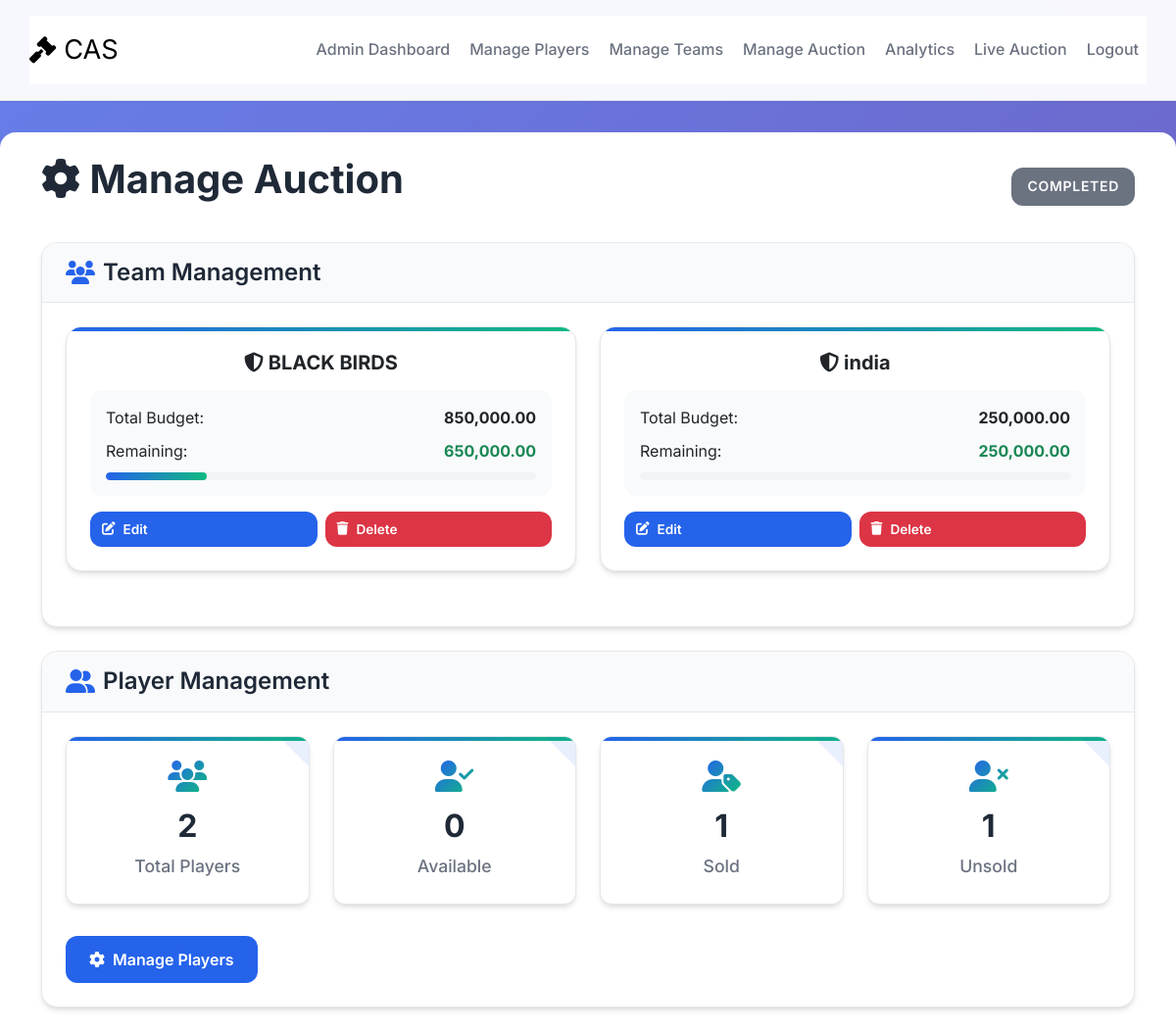
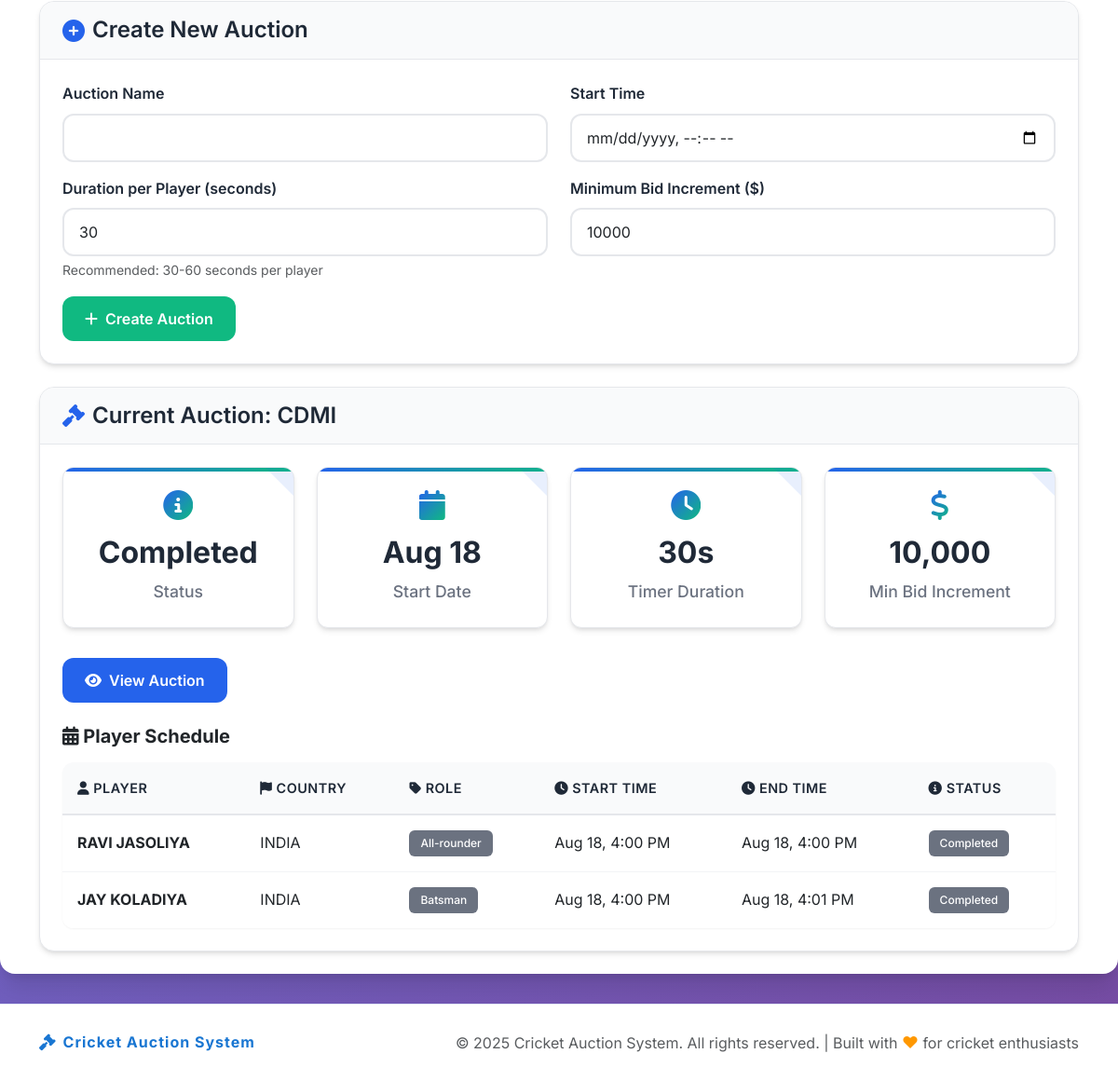
/admin/manage_auction.php (signed in), run on the app's committed database (2 pictures, top to bottom).
### tables this page shows
CREATE TABLE `auction` (
  `id` int(11) NOT NULL,
  `name` varchar(100) NOT NULL,
  `status` enum('Upcoming','Live','Completed','Paused') DEFAULT 'Upcoming',
  `start_time` datetime DEFAULT NULL,
  `end_time` datetime DEFAULT NULL,
  `current_player_id` int(11) DEFAULT NULL,
  `current_player_end_time` datetime DEFAULT NULL,
  `min_bid_increment` decimal(10,2) NOT NULL DEFAULT 10000.00,
  `timer_seconds` int(11) NOT NULL DEFAULT 30,
  `created_at` timestamp NOT NULL DEFAULT current_timestamp()
);

CREATE TABLE `teams` (
  `id` int(11) NOT NULL,
  `name` varchar(100) NOT NULL,
  `logo` varchar(255) DEFAULT NULL,
  `budget` decimal(10,2) NOT NULL,
  `remaining_budget` decimal(10,2) NOT NULL,
  `max_players` int(11) NOT NULL DEFAULT 25,
  `created_at` timestamp NOT NULL DEFAULT current_timestamp(),
  `role` text NOT NULL DEFAULT 'team'
);

CREATE TABLE `player_schedule` (
  `id` int(11) NOT NULL,
  `auction_id` int(11) NOT NULL,
  `player_id` int(11) NOT NULL,
  `start_time` datetime NOT NULL,
  `end_time` datetime NOT NULL,
  `created_at` timestamp NOT NULL DEFAULT current_timestamp()
);

CREATE TABLE `players` (
  `id` int(11) NOT NULL,
  `name` varchar(100) NOT NULL,
  `country` varchar(50) NOT NULL,
  `role` enum('Batsman','Bowler','All-rounder','Wicket-keeper') NOT NULL,
  `base_price` decimal(10,2) NOT NULL,
  `image` varchar(255) DEFAULT NULL,
  `specialty` varchar(255) DEFAULT NULL,
  `statistics` text DEFAULT NULL,
  `status` enum('Available','Sold','Unsold') DEFAULT 'Available',
  `sold_to` int(11) DEFAULT NULL,
  `sold_price` decimal(10,2) DEFAULT NULL,
  `age` int(11) NOT NULL DEFAULT 22,
  `created_at` timestamp NOT NULL DEFAULT current_timestamp()
);

### admin/manage_auction.php (the view, shortened to what the rows shown need)
<?php
require_once '../config/database.php';
require_once '../config/functions.php';
$teams = getTeams();
$auction = getAuction();
$schedules = [];
if ($auction) {
    $stmt = $pdo->prepare("SELECT ps.*, p.name AS player_name, p.country, p.role
                          FROM player_schedule ps
                          JOIN players p ON ps.player_id = p.id
                          WHERE ps.auction_id = ?
                          ORDER BY ps.start_time");
    $stmt->execute([$auction['id']]);
    $schedules = $stmt->fetchAll(PDO::FETCH_ASSOC);
}
?>
<?php include_once '../includes/header.php' ?>
    <div class="main-container">
        <div class="container py-4">
            <div class="d-flex justify-content-between align-items-center mb-4">
                <h1><i class="fas fa-cog"></i> Manage Auction</h1>
                <?php if ($auction && isset($auction['status'])): ?>
                    <div class="status-badge status-<?php echo strtolower($auction['status']); ?>">
                        <?php echo $auction['status']; ?>
                    </div>
                <?php endif; ?>
            </div>
            <div class="card mb-4">
                <div class="card-body">
                    <?php if (empty($teams)): ?>
                        <div class="text-center text-muted py-4">
                            <i class="fas fa-users fa-3x mb-3"></i>
                            <h5>No Teams Found</h5>
                            <p>Please add teams first before creating an auction.</p>
                            <a href="teams.php" class="btn btn-primary">
                                <i class="fas fa-plus"></i> Add Teams
                            </a>
                        </div>
                    <?php else: ?>
                        <div class="team-grid">
                            <?php foreach ($teams as $team): ?>
                                <div class="team-card">
                                    <h4><i class="fas fa-shield-alt"></i> <?php echo htmlspecialchars($team['name']); ?></h4>
                                    <div class="team-budget">
                                        <div class="d-flex justify-content-between mb-2">
                                            <span>Total Budget:</span>
                                            <span class="fw-bold"><?php echo number_format($team['budget'], 2); ?></span>
                                        </div>
                                        <div class="d-flex justify-content-between mb-2">
                                            <span>Remaining:</span>
                                            <span class="fw-bold text-success"><?php echo number_format($team['remaining_budget'], 2); ?></span>
                                        </div>
                                        <div class="budget-bar">
                                            <div class="budget-spent" style="width: <?php echo (($team['budget'] - $team['remaining_budget']) / $team['budget']) * 100; ?>%"></div>
                                        </div>
                                    </div>
                                    <div class="team-actions">
                                        <a href="teams.php?edit=<?php echo $team['id']; ?>" class="btn btn-sm btn-primary">
                                            <i class="fas fa-edit"></i> Edit
                                        </a>
                                        <a href="teams.php?delete=<?php echo $team['id']; ?>" class="btn btn-sm btn-danger" onclick="return confirm('Are you sure you want to delete this team?')">
                                            <i class="fas fa-trash"></i> Delete
                                        </a>
                                    </div>
                                </div>
                            <?php endforeach; ?>
                        </div>
                    <?php endif; ?>
                </div>
            </div>
            <?php if ($auction): ?>
                <div class="card">
                    <div class="card-header">
                        <h3><i class="fas fa-gavel"></i> Current Auction: <?php echo htmlspecialchars($auction['name']); ?></h3>
                    </div>
                    <div class="card-body">
                        <div class="dashboard-stats">
                            <div class="stat-card">
                                <i class="fas fa-info-circle"></i>
                                <h3><?php echo ucfirst($auction['status']); ?></h3>
                                <p>Status</p>
                            </div>
                            <div class="stat-card">
                                <i class="fas fa-calendar"></i>
                                <h3><?php echo date('M j', strtotime($auction['start_time'])); ?></h3>
                                <p>Start Date</p>
                            </div>
                            <div class="stat-card">
                                <i class="fas fa-clock"></i>
                                <h3><?php echo $auction['timer_seconds']; ?>s</h3>
                                <p>Timer Duration</p>
                            </div>
                            <div class="stat-card">
                                <i class="fas fa-dollar-sign"></i>
                                <h3><?php echo number_format($auction['min_bid_increment'], 0); ?></h3>
                                <p>Min Bid Increment</p>
                            </div>
                        </div>
                        <div class="action-buttons">
                            <a href="../auction_realtime.php" class="btn btn-primary">
                                <i class="fas fa-eye"></i> View Auction
                            </a>
                        </div>
                        <div class="mt-4">
                            <h4><i class="fas fa-calendar-alt"></i> Player Schedule</h4>
                            <?php if (empty($schedules)): ?>
                                <div class="text-center text-muted py-4">
                                    <i class="fas fa-calendar-times fa-3x mb-3"></i>
                                    <p>No player schedule found. Create a new auction to generate schedules.</p>
                                </div>
                            <?php else: ?>
                                <div class="table-responsive">
                                    <table class="table table-hover">
                                        <thead class="table-light">
                                            <tr>
                                                <th><i class="fas fa-user"></i> Player</th>
                                                <th><i class="fas fa-flag"></i> Country</th>
                                                <th><i class="fas fa-tag"></i> Role</th>
                                                <th><i class="fas fa-clock"></i> Start Time</th>
                                                <th><i class="fas fa-clock"></i> End Time</th>
                                                <th><i class="fas fa-info-circle"></i> Status</th>
                                            </tr>
                                        </thead>
                                        <tbody>
                                            <?php foreach ($schedules as $schedule): ?>
                                                <tr>
                                                    <td><strong><?php echo htmlspecialchars($schedule['player_name']); ?></strong></td>
                                                    <td><?php echo htmlspecialchars($schedule['country']); ?></td>
                                                    <td><span class="badge bg-secondary"><?php echo htmlspecialchars($schedule['role']); ?></span></td>
                                                    <td><?php echo date('M j, g:i A', strtotime($schedule['start_time'])); ?></td>
                                                    <td><?php echo date('M j, g:i A', strtotime($schedule['end_time'])); ?></td>
                                                    <td>
                                                        <?php
                                                        $now = new DateTime();
                                                        $startTime = new DateTime($schedule['start_time']);
                                                        $endTime = new DateTime($schedule['end_time']);
                                                        if ($now < $startTime) {
                                                            echo '<span class="badge bg-info">Upcoming</span>';
                                                        } elseif ($now >= $startTime && $now <= $endTime) {
                                                            echo '<span class="badge bg-success">Live</span>';
                                                        } else {
                                                            echo '<span class="badge bg-secondary">Completed</span>';
                                                        }
                                                        ?>
                                                    </td>
                                                </tr>
                                            <?php endforeach; ?>
                                        </tbody>
                                    </table>
                                </div>
                            <?php endif; ?>
                        </div>
                    </div>
                </div>
            <?php endif; ?>
        </div>
    </div>
    <?php include '../includes/footer.php'; ?>
</body>
</html>

### data on the page
auction: status "COMPLETED", name "CDMI", status "Completed", start_time "Aug 18", timer_seconds "30", min_bid_increment "10,000"
teams: name "BLACK BIRDS", budget "850,000.00", remaining_budget "650,000.00"
teams: name "india", budget "250,000.00", remaining_budget "250,000.00"
player_schedule: player.name "RAVI JASOLIYA", player.country "INDIA", player.role "All-rounder", start_time "Aug 18, 4:00 PM", end_time "Aug 18, 4:00 PM", shows "Completed"
player_schedule: player.name "JAY KOLADIYA", player.country "INDIA", player.role "Batsman", start_time "Aug 18, 4:00 PM", end_time "Aug 18, 4:01 PM", shows "Completed"

### other printed values
count($players) "2"
count(array_filter($players, fn($p) => $p['status'] === 'Available')) "0"
count(array_filter($players, fn($p) => $p['status'] === 'Sold')) "1"
count(array_filter($players, fn($p) => $p['status'] === 'Unsold')) "1"
